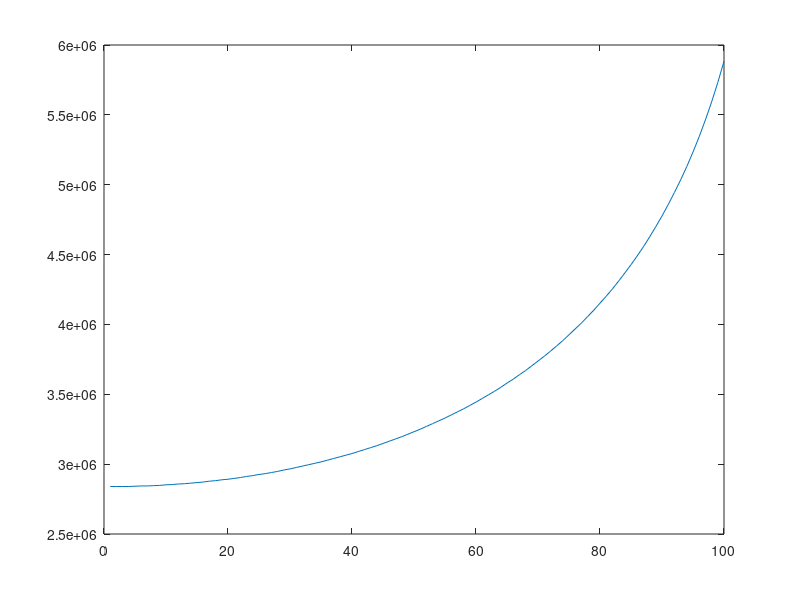

This figure's MATLAB source:
clc
close all
clear 

init = linspace(.001,.9*pi,100);
period = zeros(1,100);
dt = .001;


%assume L = 1

for i = 1:100
    theta = init(i);
    deriv = 0;
    deriv2 = 0;
    counter = 0;
    while counter < 10 || deriv < 1e-6
        deriv2 = -4.9*sin(theta);
        deriv = deriv + dt*deriv2;
        theta = theta + dt*deriv; 
        counter = counter + 1;
    end
    period(i) = counter * 1000 * 2;
    
end

figure(2)
plot(period)
  
